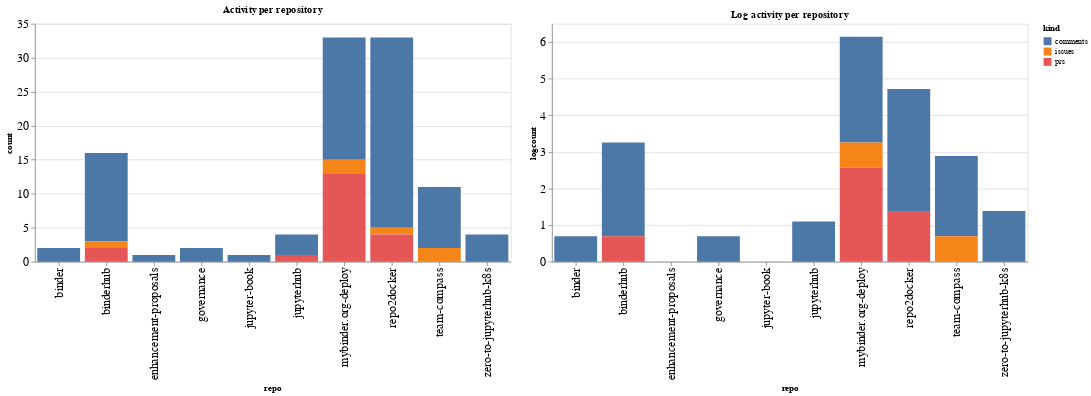

The notebook cell saved with this chart:
### Code cell
ch1 = alt.Chart(repo_summaries, width=600, title="Activity per repository").mark_bar().encode(
    x='repo',
    y='count',
    color='kind',
    tooltip="kind"
)

ch2 = alt.Chart(repo_summaries, width=600, title="Log activity per repository").mark_bar().encode(
    x='repo',
    y='logcount',
    color='kind',
    tooltip="kind"
)

ch1 | ch2

### Figure 1 — Vega-Lite specification as saved in the notebook (floating-point values rounded to 4 significant figures)
{"config": {"axisLeft": {"labelFontSize": 15}, "axisBottom": {"labelFontSize": 15}}, "hconcat": [{"mark": "bar", "encoding": {"color": {"type": "nominal", "field": "kind"}, "tooltip": {"type": "nominal", "field": "kind"}, "x": {"type": "nominal", "field": "repo"}, "y": {"type": "quantitative", "field": "count"}}, "title": "Activity per repository", "width": 600}, {"mark": "bar", "encoding": {"color": {"type": "nominal", "field": "kind"}, "tooltip": {"type": "nominal", "field": "kind"}, "x": {"type": "nominal", "field": "repo"}, "y": {"type": "quantitative", "field": "logcount"}}, "title": "Log activity per repository", "width": 600}], "data": {"name": "data-de1d19e48f6c532486ab9248129846d1"}, "$schema": "https://vega.github.io/schema/vega-lite/v4.8.1.json", "datasets": {"data-de1d19e48f6c532486ab9248129846d1": [{"repo": "binder", "kind": "comments", "count": 2, "logcount": 0.6931}, {"repo": "binderhub", "kind": "comments", "count": 13, "logcount": 2.565}, {"repo": "binderhub", "kind": "issues", "count": 1, "logcount": 0.0}, {"repo": "binderhub", "kind": "prs", "count": 2, "logcount": 0.6931}, {"repo": "enhancement-proposals", "kind": "comments", "count": 1, "logcount": 0.0}, {"repo": "governance", "kind": "comments", "count": 2, "logcount": 0.6931}, {"repo": "jupyter-book", "kind": "comments", "count": 1, "logcount": 0.0}, {"repo": "jupyterhub", "kind": "comments", "count": 3, "logcount": 1.099}, {"repo": "jupyterhub", "kind": "prs", "count": 1, "logcount": 0.0}, {"repo": "mybinder.org-deploy", "kind": "comments", "count": 18, "logcount": 2.89}, {"repo": "mybinder.org-deploy", "kind": "issues", "count": 2, "logcount": 0.6931}, {"repo": "mybinder.org-deploy", "kind": "prs", "count": 13, "logcount": 2.565}, {"repo": "repo2docker", "kind": "comments", "count": 28, "logcount": 3.332}, {"repo": "repo2docker", "kind": "issues", "count": 1, "logcount": 0.0}, {"repo": "repo2docker", "kind": "prs", "count": 4, "logcount": 1.386}, {"repo": "team-compass", "kind": "comments", "count": 9, "logcount": 2.197}, {"repo": "team-compass", "kind": "issues", "count": 2, "logcount": 0.6931}, {"repo": "zero-to-jupyterhub-k8s", "kind": "comments", "count": 4, "logcount": 1.386}]}}
